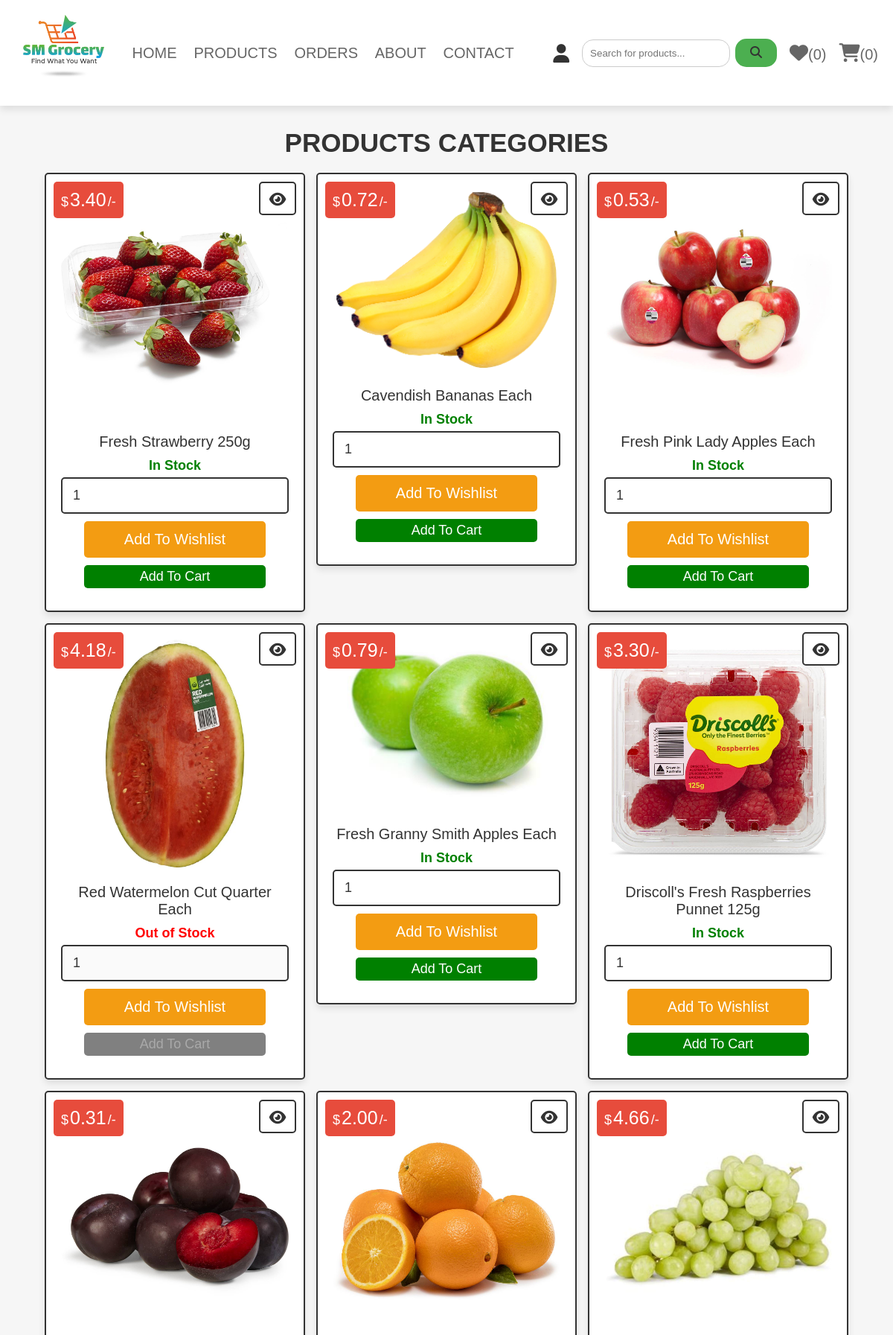
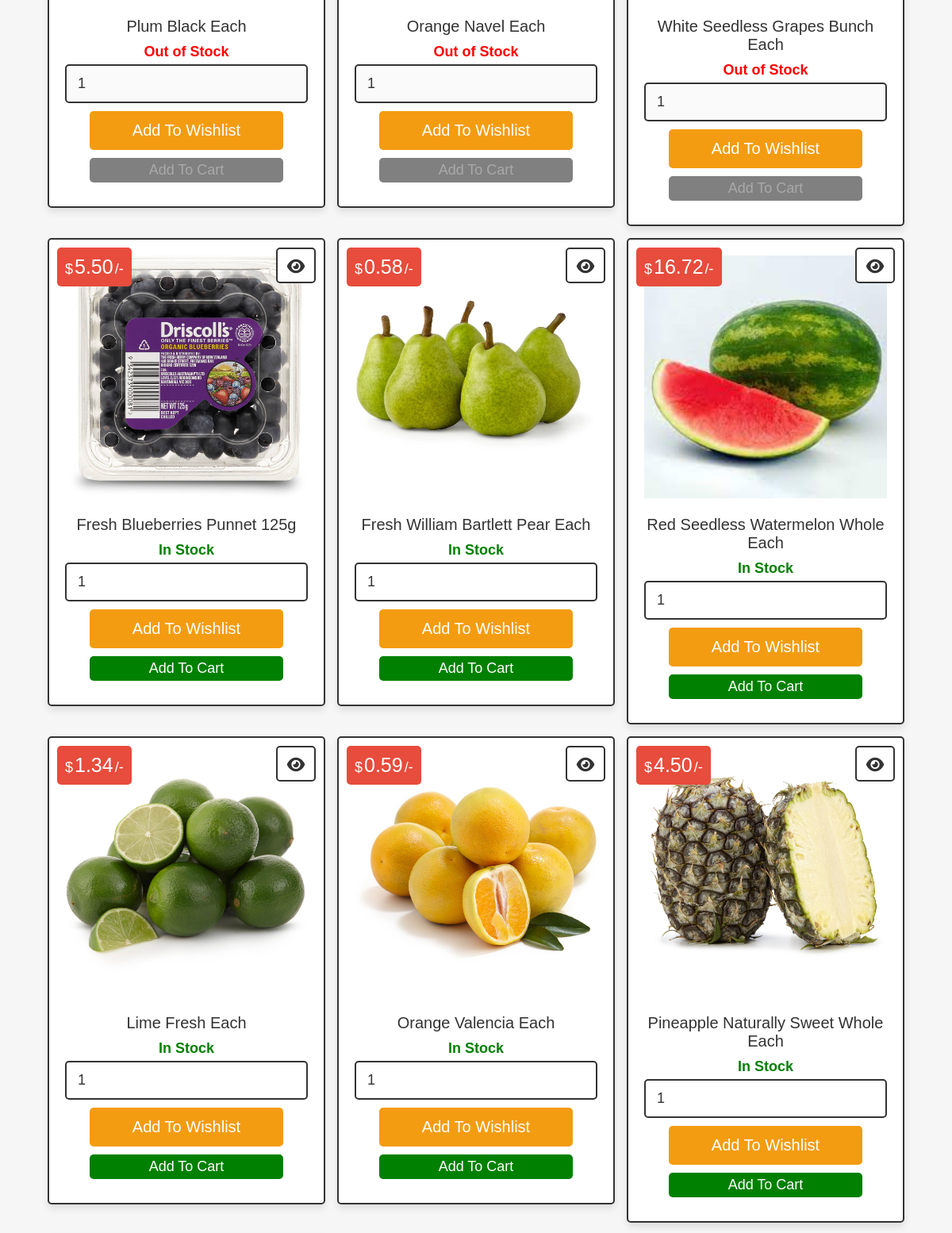
/category.php?category=fruits (signed in, upper part), run on the app's committed database (2 pictures, top to bottom).
### tables this page shows
CREATE TABLE `products` (
  `id` int(100) NOT NULL,
  `name` varchar(100) NOT NULL,
  `category` varchar(20) NOT NULL,
  `details` varchar(500) NOT NULL,
  `price` float NOT NULL,
  `image` varchar(100) NOT NULL,
  `is_available` tinyint(1) NOT NULL
);

### category.php (the view, shortened to what this page needs)
<?php
@include 'config.php';
?>
<!DOCTYPE html>
<html lang="en">
<head>
   <link rel="stylesheet" href="https://cdnjs.cloudflare.com/ajax/libs/font-awesome/6.1.1/css/all.min.css">
   <link rel="stylesheet" href="css/style.css">
</head>
<body>
<?php include 'header.php'; ?>
<section class="products">
<h1 class="title">products categories</h1>
<div class="box-container">
<?php
   $category_name = $_GET['category'];
   $select_products = $conn->prepare("SELECT * FROM `products` WHERE category = ?");
   $select_products->execute([$category_name]);
   if($select_products->rowCount() > 0){
      while($fetch_products = $select_products->fetch(PDO::FETCH_ASSOC)){
?>
<form action="" class="box" method="POST">
    <div class="price">$<span><?= number_format($fetch_products['price'], 2); ?></span>/-</div>
    <a href="view_page.php?pid=<?= $fetch_products['id']; ?>" class="fas fa-eye"></a>
    <img src="uploaded_img/<?= $fetch_products['image']; ?>" alt="">
    <div class="name"><?= $fetch_products['name']; ?></div>
    <?php if ($fetch_products['is_available']): ?>
        <p class="availability" style="font-size: 1.8rem;">In Stock</p>
    <?php else: ?>
        <p class="availability not-available" style="font-size: 1.8rem;">Out of Stock</p>
    <?php endif; ?>
    <input type="number" min="1" value="1" name="p_qty" class="qty" <?php if(!$fetch_products['is_available']) echo 'disabled'; ?>>
    <div style="text-align: center;">
        <input type="submit" value="add to wishlist" class="option-btn" name="add_to_wishlist" style="display: block; width: 80%; margin: 10px auto;">
        <input type="submit" value="Add to Cart" class="btn <?php if(!$fetch_products['is_available']) echo 'disabled-btn'; ?>" name="add_to_cart" style="display: block; width: 80%; margin: 10px auto; font-size: 1.8rem;" <?php if(!$fetch_products['is_available']) echo 'disabled'; ?>>
    </div>
</form>
<?php
      }
   } else {
      echo '<p class="empty">no products available!</p>';
   }
?>
</div>
</section>
</body>
</html>

### css/style.css (style rules this page uses)
.products .box-container { display: grid; grid-template-columns: repeat(auto-fit, 35rem); gap:1.5rem; justify-content: center; align-items: flex-start; }
.products .box-container .box { padding:2rem; text-align: center; border:var(--border); background-color: var(--white); box-shadow: var(--box-shadow); border-radius: .5rem; position: relative; }
.products .box-container .box .price { position: absolute; top:1rem; left:1rem; padding:1rem; border-radius: .5rem; background-color: var(--red); font-size: 1.8rem; color:var(--white); }
.products .box-container .box .price span { font-size: 2.5rem; color:var(--white); margin:0 .2rem; }
.products .box-container .box .fa-eye { position: absolute; top:1rem; right:1rem; border-radius: .5rem; height: 4.5rem; line-height: 4.3rem; width: 5rem; border:var(--border); color:var(--black); font-size: 2rem; background-color: var(--white); }
.products .box-container .box img { width: 100%; margin-bottom: 1rem; }
.products .box-container .box .name { font-size: 2rem; color:var(--black); padding:1rem 0; }
.products .box-container .box .qty { margin:.5rem 0; border-radius: .5rem; padding:1.2rem 1.4rem; font-size: 1.8rem; color:var(--black); border:var(--border); width: 100%; }
.btn { padding: 5px 10px; font-size: 0.8rem; display: inline-block; margin: 0 5px; }
.box { border-radius: 100px; }

### css/components.css (style rules this page uses)
:root { --green:#27ae60; --orange:#f39c12; --red:#e74c3c; --black:#333; --light-color:#666; --white:#fff; --light-bg:#f6f6f6; --border:.2rem solid var(--black); --box-shadow:0 .5rem 1rem rgba(0,0,0,.1); }
* { font-family: 'Rubik', sans-serif; margin:0; padding:0; box-sizing: border-box; outline: none; border:none; text-decoration: none; color:var(--black); }
body { background-color: var(--light-bg); }
html { font-size: 62.5%; overflow-x: hidden; scroll-behavior: smooth; scroll-padding-top: 6.5rem; }
section { padding:3rem 2rem; max-width: 1200px; margin:0 auto; }
.btn, .delete-btn, .option-btn { display: block; width: 100%; margin-top: 1rem; border-radius: .5rem; color:var(--white); font-size: 2rem; padding:1.3rem 3rem; text-transform: capitalize; cursor: pointer; text-align: center; }
.btn { background-color: var(--green); }
.option-btn { background-color: var(--orange); }
.title { text-align: center; margin-bottom: 2rem; text-transform: uppercase; color:var(--black); font-size: 3.5rem; }

### category.php (style rules this page uses)
.availability { color: green; font-weight: bold; }
.not-available { color: red; }
.qty { display: block; width: 100%; margin-bottom: 10px; padding: 10px; }
.btn { background-color: green; color: white; transition: background-color 0.9s ease; }
.disabled-btn { background-color: grey; color: darkgray; }

### data on the page
products: price "3.40", image (picture), name "Fresh Strawberry 250g", shows "In Stock", p_qty "1", add_to_cart "Add to Cart"
products: price "0.72", image (picture), name "Cavendish Bananas Each", shows "In Stock", p_qty "1", add_to_cart "Add to Cart"
products: price "0.53", image (picture), name "Fresh Pink Lady Apples Each", shows "In Stock", p_qty "1", add_to_cart "Add to Cart"
products: price "4.18", image (picture), name "Red Watermelon Cut Quarter Each", shows "Out of Stock", p_qty "1", add_to_cart "Add to Cart"
products: price "0.79", image (picture), name "Fresh Granny Smith Apples Each", shows "In Stock", p_qty "1", add_to_cart "Add to Cart"
products: price "3.30", image (picture), name "Driscoll's Fresh Raspberries Punnet 125g", shows "In Stock", p_qty "1", add_to_cart "Add to Cart"
products: price "0.31", image (picture), name "Plum Black Each", shows "Out of Stock", p_qty "1", add_to_cart "Add to Cart"
products: price "2.00", image (picture), name "Orange Navel Each", shows "Out of Stock", p_qty "1", add_to_cart "Add to Cart"
products: price "4.66", image (picture), name "White Seedless Grapes Bunch Each", shows "Out of Stock", p_qty "1", add_to_cart "Add to Cart"
products: price "5.50", image (picture), name "Fresh Blueberries Punnet 125g", shows "In Stock", p_qty "1", add_to_cart "Add to Cart"
products: price "0.58", image (picture), name "Fresh William Bartlett Pear Each", shows "In Stock", p_qty "1", add_to_cart "Add to Cart"
products: price "16.72", image (picture), name "Red Seedless Watermelon Whole Each", shows "In Stock", p_qty "1", add_to_cart "Add to Cart"
products: price "1.34", image (picture), name "Lime Fresh Each", shows "In Stock", p_qty "1", add_to_cart "Add to Cart"
products: price "0.59", image (picture), name "Orange Valencia Each", shows "In Stock", p_qty "1", add_to_cart "Add to Cart"
products: price "4.50", image (picture), name "Pineapple Naturally Sweet Whole Each", shows "In Stock", p_qty "1", add_to_cart "Add to Cart"

### other printed values
$count_wishlist_items->rowCount() "0"
$count_cart_items->rowCount() "0"
